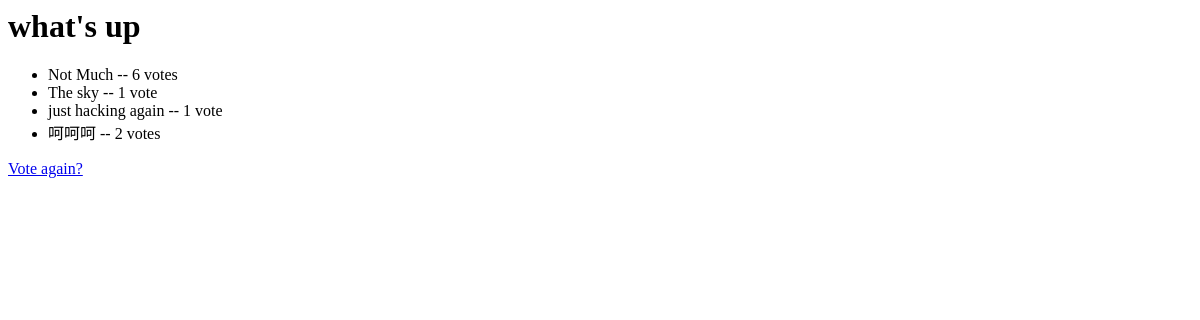
/polls/1/results/, run on an earlier commit of the app's database.
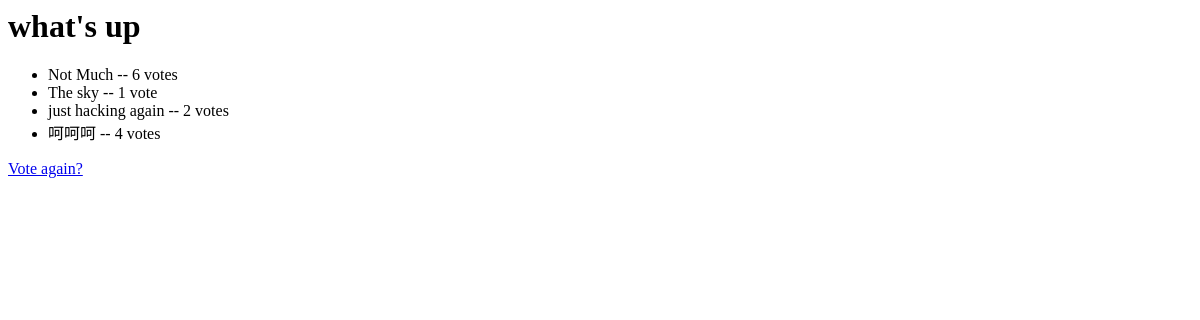
And on a later commit of the database.
### polls/models.py (models this page shows, shortened)
class Poll(models.Model):
    question = models.CharField(max_length=200)
    pub_date = models.DateTimeField('date published')
    def was_published_recently(self):
        return self.pub_date >= timezone.now() - datetime.timedelta(days=1)
    was_published_recently.admin_order_field = 'pub_date'
    was_published_recently.boolean = True
    was_published_recently.short_description = 'Published recently?'

class Choice(models.Model):
    poll = models.ForeignKey(Poll)
    choice_text = models.CharField(max_length=200)
    votes = models.IntegerField(default=0)

### polls/views.py (the view)
# urls.py: url(r'^(?P<pk>\d+)/results/$', views.ResultsView.as_view(), name='results'),
class ResultsView(generic.DeleteView):
    model = Poll
    template_name = 'polls/results.html'

### polls/templates/polls/results.html
<h1>{{ poll.question }}</h1>
<ul>
{% for choice in poll.choice_set.all %}
    <li>{{ choice.choice_text }} -- {{ choice.votes }} vote{{ choice.votes|pluralize }}</li>
{% endfor %}
</ul>
<a href="{% url 'polls:detail' poll.id %}">Vote again?</a>

What changed in the data, as far as the page shows it:
changed Choice "just hacking again": votes "1" → "2"
changed Choice "呵呵呵": votes "2" → "4"
